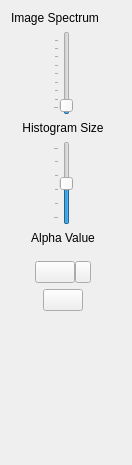
<?xml version="1.0" encoding="UTF-8"?>
<ui version="4.0">
 <class>multi_img_viewer</class>
 <widget class="QWidget" name="multi_img_viewer">
  <property name="geometry">
   <rect>
    <x>0</x>
    <y>0</y>
    <width>130</width>
    <height>465</height>
   </rect>
  </property>
  <layout class="QVBoxLayout" name="verticalLayout_2">
   <item>
    <widget class="QLabel" name="titleLabel">
     <property name="text">
      <string>Image Spectrum</string>
     </property>
     <property name="textFormat">
      <enum>Qt::RichText</enum>
     </property>
    </widget>
   </item>
   <item>
    <layout class="QHBoxLayout" name="horizontalLayout">
     <item>
      <layout class="QVBoxLayout" name="verticalLayout">
       <property name="sizeConstraint">
        <enum>QLayout::SetNoConstraint</enum>
       </property>
       <item>
        <layout class="QHBoxLayout" name="horizontalLayout_2_1">
         <item>
          <widget class="QSlider" name="binSlider">
           <property name="sizePolicy">
            <sizepolicy hsizetype="Fixed" vsizetype="Fixed">
             <horstretch>0</horstretch>
             <verstretch>0</verstretch>
            </sizepolicy>
           </property>
           <property name="toolTip">
            <string>number of histogram bins per dimension</string>
           </property>
           <property name="minimum">
            <number>2</number>
           </property>
           <property name="maximum">
            <number>256</number>
           </property>
           <property name="value">
            <number>10</number>
           </property>
           <property name="tracking">
            <bool>false</bool>
           </property>
           <property name="orientation">
            <enum>Qt::Vertical</enum>
           </property>
           <property name="tickPosition">
            <enum>QSlider::TicksAbove</enum>
           </property>
           <property name="tickInterval">
            <number>31</number>
           </property>
          </widget>
         </item>
        </layout>
       </item>
       <item>
        <widget class="QLabel" name="binLabel">
         <property name="sizePolicy">
          <sizepolicy hsizetype="Minimum" vsizetype="Preferred">
           <horstretch>0</horstretch>
           <verstretch>0</verstretch>
          </sizepolicy>
         </property>
         <property name="minimumSize">
          <size>
           <width>80</width>
           <height>0</height>
          </size>
         </property>
         <property name="text">
          <string>Histogram Size</string>
         </property>
         <property name="alignment">
          <set>Qt::AlignCenter</set>
         </property>
        </widget>
       </item>
       <item>
        <layout class="QHBoxLayout" name="horizontalLayout_2_2">
         <item>
          <widget class="QSlider" name="alphaSlider">
           <property name="sizePolicy">
            <sizepolicy hsizetype="Fixed" vsizetype="Fixed">
             <horstretch>0</horstretch>
             <verstretch>0</verstretch>
            </sizepolicy>
           </property>
           <property name="toolTip">
            <string>vector line opacity</string>
           </property>
           <property name="minimum">
            <number>1</number>
           </property>
           <property name="maximum">
            <number>100</number>
           </property>
           <property name="value">
            <number>50</number>
           </property>
           <property name="tracking">
            <bool>true</bool>
           </property>
           <property name="orientation">
            <enum>Qt::Vertical</enum>
           </property>
           <property name="tickPosition">
            <enum>QSlider::TicksAbove</enum>
           </property>
           <property name="tickInterval">
            <number>20</number>
           </property>
          </widget>
         </item>
        </layout>
       </item>
       <item>
        <widget class="QLabel" name="alphaLabel">
         <property name="sizePolicy">
          <sizepolicy hsizetype="Minimum" vsizetype="Preferred">
           <horstretch>0</horstretch>
           <verstretch>0</verstretch>
          </sizepolicy>
         </property>
         <property name="minimumSize">
          <size>
           <width>80</width>
           <height>0</height>
          </size>
         </property>
         <property name="text">
          <string>Alpha Value</string>
         </property>
         <property name="alignment">
          <set>Qt::AlignCenter</set>
         </property>
        </widget>
       </item>
       <item>
        <layout class="QHBoxLayout" name="horizontalLayout_2">
         <property name="spacing">
          <number>0</number>
         </property>
         <property name="leftMargin">
          <number>24</number>
         </property>
         <property name="topMargin">
          <number>10</number>
         </property>
         <property name="rightMargin">
          <number>24</number>
         </property>
         <item>
          <widget class="QPushButton" name="limiterButton">
           <property name="toolTip">
            <string>use band-wise limiters</string>
           </property>
           <property name="text">
            <string/>
           </property>
           <property name="icon">
            <iconset resource="gerbil.qrc">
             <normaloff>:/toolbar/limiter</normaloff>:/toolbar/limiter</iconset>
           </property>
           <property name="iconSize">
            <size>
             <width>16</width>
             <height>16</height>
            </size>
           </property>
           <property name="checkable">
            <bool>true</bool>
           </property>
          </widget>
         </item>
         <item>
          <widget class="QPushButton" name="limiterMenuButton">
           <property name="sizePolicy">
            <sizepolicy hsizetype="Fixed" vsizetype="Fixed">
             <horstretch>0</horstretch>
             <verstretch>0</verstretch>
            </sizepolicy>
           </property>
           <property name="minimumSize">
            <size>
             <width>16</width>
             <height>0</height>
            </size>
           </property>
           <property name="maximumSize">
            <size>
             <width>16</width>
             <height>16777215</height>
            </size>
           </property>
           <property name="baseSize">
            <size>
             <width>16</width>
             <height>0</height>
            </size>
           </property>
           <property name="toolTip">
            <string>initialize band-wise limiters</string>
           </property>
           <property name="text">
            <string/>
           </property>
           <property name="icon">
            <iconset resource="gerbil.qrc">
             <normaloff>:/toolbar/popup</normaloff>:/toolbar/popup</iconset>
           </property>
           <property name="iconSize">
            <size>
             <width>8</width>
             <height>16</height>
            </size>
           </property>
          </widget>
         </item>
        </layout>
       </item>
       <item>
        <layout class="QHBoxLayout" name="horizontalLayout_3">
         <item>
          <widget class="QPushButton" name="rgbButton">
           <property name="sizePolicy">
            <sizepolicy hsizetype="Fixed" vsizetype="Fixed">
             <horstretch>0</horstretch>
             <verstretch>0</verstretch>
            </sizepolicy>
           </property>
           <property name="toolTip">
            <string>draw vectors with respective sRGB coloring</string>
           </property>
           <property name="text">
            <string/>
           </property>
           <property name="icon">
            <iconset resource="gerbil.qrc">
             <normaloff>:/toolbar/rgb</normaloff>:/toolbar/rgb</iconset>
           </property>
           <property name="iconSize">
            <size>
             <width>16</width>
             <height>16</height>
            </size>
           </property>
           <property name="checkable">
            <bool>true</bool>
           </property>
          </widget>
         </item>
        </layout>
       </item>
       <item>
        <spacer name="verticalSpacer">
         <property name="orientation">
          <enum>Qt::Vertical</enum>
         </property>
         <property name="sizeType">
          <enum>QSizePolicy::MinimumExpanding</enum>
         </property>
         <property name="sizeHint" stdset="0">
          <size>
           <width>1</width>
           <height>1</height>
          </size>
         </property>
        </spacer>
       </item>
      </layout>
     </item>
     <item>
      <widget class="Viewport" name="viewport" native="true">
       <property name="sizePolicy">
        <sizepolicy hsizetype="MinimumExpanding" vsizetype="Preferred">
         <horstretch>0</horstretch>
         <verstretch>0</verstretch>
        </sizepolicy>
       </property>
       <property name="focusPolicy">
        <enum>Qt::ClickFocus</enum>
       </property>
      </widget>
     </item>
    </layout>
   </item>
  </layout>
 </widget>
 <customwidgets>
  <customwidget>
   <class>Viewport</class>
   <extends>QWidget</extends>
   <header>viewport.h</header>
  </customwidget>
 </customwidgets>
 <resources>
  <include location="gerbil.qrc"/>
 </resources>
 <connections/>
</ui>
